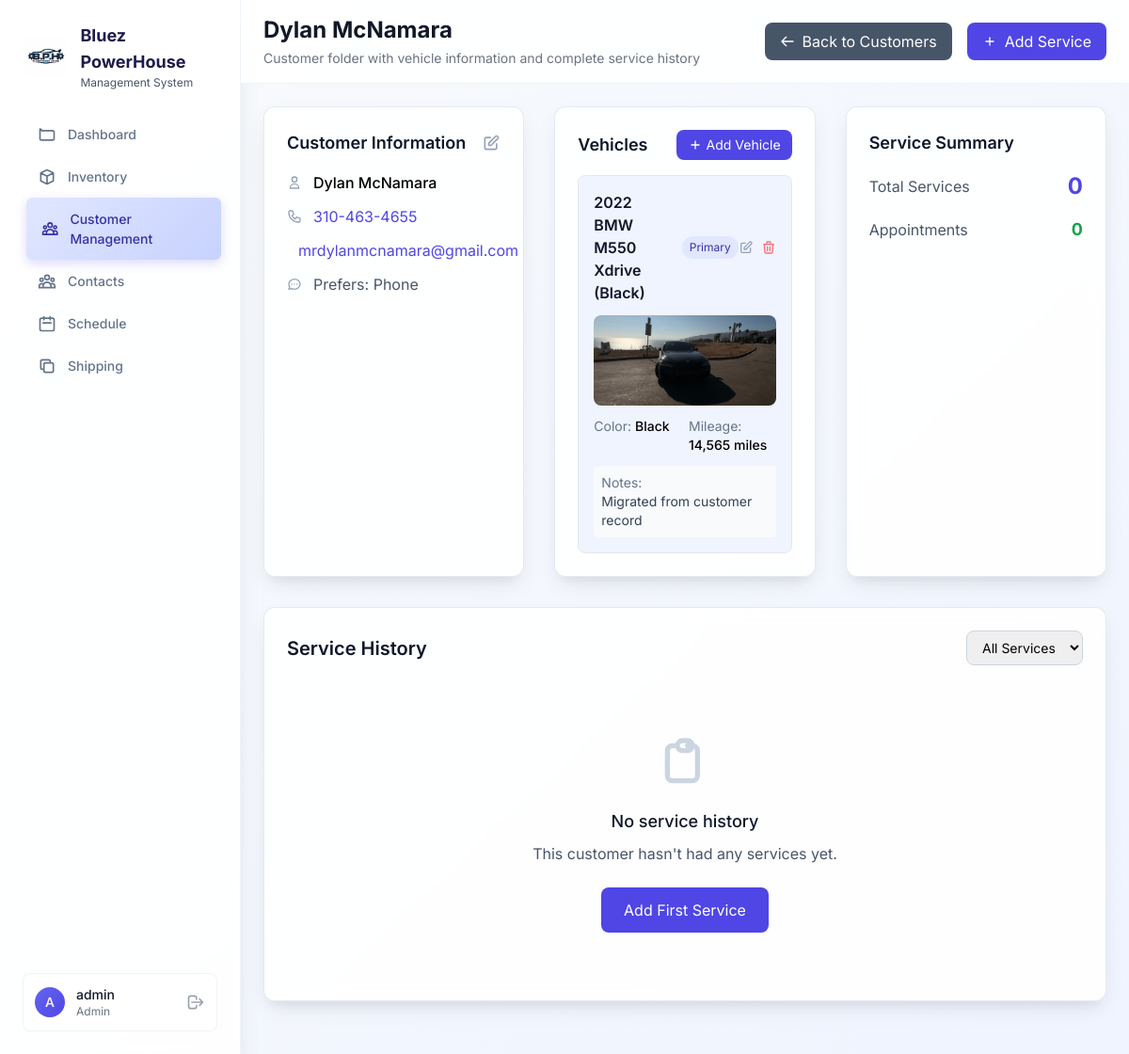
The app's page /customer/6 (signed in) with its own data.
### models.py (models this page shows, shortened)
class Contact(db.Model):
    __tablename__ = 'contacts'
    id = db.Column(db.Integer, primary_key=True)
    name = db.Column(db.String(200), nullable=False)
    company = db.Column(db.String(200))
    type = db.Column(db.String(20), nullable=False)  # supplier, customer, vendor
    email = db.Column(db.String(120))
    phone = db.Column(db.String(20))
    street = db.Column(db.String(200))
    city = db.Column(db.String(100))
    state = db.Column(db.String(50))
    zip_code = db.Column(db.String(20))
    vehicle_year = db.Column(db.Integer)
    vehicle_make = db.Column(db.String(50))
    vehicle_model = db.Column(db.String(50))
    vehicle_color = db.Column(db.String(30))
    vehicle_vin = db.Column(db.String(17))
    vehicle_license_plate = db.Column(db.String(20))
    vehicle_mileage = db.Column(db.Integer)
    vehicle_photo_url = db.Column(db.String(500))  # URL to vehicle photo
    vehicle_photo_filename = db.Column(db.String(255))  # Original filename
    folder_notes = db.Column(db.Text)  # General notes about the customer
    preferred_contact_method = db.Column(db.String(20))  # 'phone', 'email', 'text'
    is_active = db.Column(db.Boolean, default=True)
    created_at = db.Column(db.DateTime, default=datetime.utcnow)
    updated_at = db.Column(db.DateTime, default=datetime.utcnow, onupdate=datetime.utcnow)

class Vehicle(db.Model):
    __tablename__ = 'vehicles'
    id = db.Column(db.Integer, primary_key=True)
    customer_id = db.Column(db.Integer, db.ForeignKey('contacts.id'), nullable=False)
    year = db.Column(db.Integer)
    make = db.Column(db.String(50))
    model = db.Column(db.String(50))
    color = db.Column(db.String(30))
    vin = db.Column(db.String(17))
    license_plate = db.Column(db.String(20))
    mileage = db.Column(db.Integer)
    photo_url = db.Column(db.String(500))  # URL to vehicle photo
    photo_filename = db.Column(db.String(255))  # Original filename
    engine = db.Column(db.String(100))  # Engine type/size
    transmission = db.Column(db.String(50))  # Manual/Automatic
    fuel_type = db.Column(db.String(20))  # Gas/Diesel/Electric/Hybrid
    is_primary = db.Column(db.Boolean, default=False)  # Primary vehicle for customer
    is_active = db.Column(db.Boolean, default=True)
    notes = db.Column(db.Text)  # Special notes about this vehicle
    created_at = db.Column(db.DateTime, default=datetime.utcnow)
    updated_at = db.Column(db.DateTime, default=datetime.utcnow, onupdate=datetime.utcnow)
    customer = db.relationship('Contact', backref='vehicles')
    def get_display_name(self):
        parts = []
        if self.year:
            parts.append(str(self.year))
        if self.make:
            parts.append(self.make)
        if self.model:
            parts.append(self.model)
        if parts:
            vehicle_name = ' '.join(parts)
            if self.color:
                vehicle_name += f' ({self.color})'
            return vehicle_name
        return "Vehicle"

### app.py (the view)
    def decorated_function(*args, **kwargs):
        if 'user_id' not in session:
            flash('Please log in to access this page.', 'warning')
            return redirect(url_for('login'))
        return f(*args, **kwargs)

### templates/admin/customer_detail.html (shortened to what this page needs)
{% extends "base.html" %}
{% block page_title %}{{ customer.name }}{% endblock %}
{% block page_description %}Customer folder with vehicle information and complete service history{% endblock %}
{% block header_actions %}
<div class="flex items-center space-x-4">
    <a href="{{ url_for('customer_management') }}" class="bg-metallic-600 text-white px-4 py-2 rounded-lg hover:bg-metallic-700 transition-colors flex items-center space-x-2">
        <svg class="w-4 h-4" fill="none" stroke="currentColor" viewBox="0 0 24 24">
            <path stroke-linecap="round" stroke-linejoin="round" stroke-width="2" d="M10 19l-7-7m0 0l7-7m-7 7h18"/>
        </svg>
        <span>Back to Customers</span>
    </a>
    <button onclick="openAddServiceModal()" class="bg-bluez-600 text-white px-4 py-2 rounded-lg hover:bg-bluez-700 transition-colors flex items-center space-x-2">
        <svg class="w-4 h-4" fill="none" stroke="currentColor" viewBox="0 0 24 24">
            <path stroke-linecap="round" stroke-linejoin="round" stroke-width="2" d="M12 6v6m0 0v6m0-6h6m-6 0H6"/>
        </svg>
        <span>Add Service</span>
    </button>
</div>
{% endblock %}
{% block content %}
<div class="grid lg:grid-cols-3 gap-8 mb-8">
    <div class="card rounded-xl p-6">
        <div class="flex items-center justify-between mb-4">
            <h3 class="text-lg font-semibold text-metallic-900">Customer Information</h3>
            <button onclick="editCustomerInfo()" class="text-metallic-400 hover:text-bluez-600 transition-colors">
                <svg class="w-5 h-5" fill="none" stroke="currentColor" viewBox="0 0 24 24">
                    <path stroke-linecap="round" stroke-linejoin="round" stroke-width="2" d="M11 5H6a2 2 0 00-2 2v11a2 2 0 002 2h11a2 2 0 002-2v-5m-1.414-9.414a2 2 0 112.828 2.828L11.828 15H9v-2.828l8.586-8.586z"/>
                </svg>
            </button>
        </div>
        <div class="space-y-3">
            <div class="flex items-center">
                <svg class="w-4 h-4 mr-3 text-metallic-400" fill="none" stroke="currentColor" viewBox="0 0 24 24">
                    <path stroke-linecap="round" stroke-linejoin="round" stroke-width="2" d="M16 7a4 4 0 11-8 0 4 4 0 018 0zM12 14a7 7 0 00-7 7h14a7 7 0 00-7-7z"/>
                </svg>
                <span class="font-medium">{{ customer.name }}</span>
            </div>
            {% if customer.phone %}
            <div class="flex items-center">
                <a href="tel:{{ customer.phone }}" class="text-bluez-600 hover:text-bluez-800">{{ customer.phone }}</a>
            </div>
            {% endif %}
            {% if customer.email %}
            <div class="flex items-center">
                <a href="mailto:{{ customer.email }}" class="text-bluez-600 hover:text-bluez-800">{{ customer.email }}</a>
            </div>
            {% endif %}
            {% if customer.preferred_contact_method %}
            <div class="flex items-center">
                <span class="text-metallic-600">Prefers: {{ customer.preferred_contact_method.title() }}</span>
            </div>
            {% endif %}
        </div>
    </div>
    <div class="card rounded-xl p-6">
        <div class="flex items-center justify-between mb-4">
            <h3 class="text-lg font-semibold text-metallic-900">Vehicles</h3>
            <button onclick="openAddVehicleModal()" class="bg-bluez-600 text-white px-3 py-1.5 rounded-lg hover:bg-bluez-700 transition-colors flex items-center space-x-1 text-sm">
                <svg class="w-4 h-4" fill="none" stroke="currentColor" viewBox="0 0 24 24">
                    <path stroke-linecap="round" stroke-linejoin="round" stroke-width="2" d="M12 6v6m0 0v6m0-6h6m-6 0H6"/>
                </svg>
                <span>Add Vehicle</span>
            </button>
        </div>
        {% if vehicles %}
        <div class="space-y-4">
            {% for vehicle in vehicles %}
            <div class="border border-metallic-200 rounded-lg p-4 {% if vehicle.is_primary %}bg-bluez-50 border-bluez-300{% endif %}">
                <div class="flex items-center justify-between mb-3">
                    <div class="flex items-center space-x-2">
                        <h4 class="font-semibold text-metallic-900">{{ vehicle.get_display_name() }}</h4>
                        {% if vehicle.is_primary %}
                        <span class="bg-bluez-100 text-bluez-800 text-xs px-2 py-1 rounded-full">Primary</span>
                        {% endif %}
                    </div>
                    <div class="flex items-center space-x-2">
                        <button onclick="editVehicle({{ vehicle.id }})" class="text-metallic-400 hover:text-bluez-600 transition-colors">
                            <svg class="w-4 h-4" fill="none" stroke="currentColor" viewBox="0 0 24 24">
                                <path stroke-linecap="round" stroke-linejoin="round" stroke-width="2" d="M11 5H6a2 2 0 00-2 2v11a2 2 0 002 2h11a2 2 0 002-2v-5m-1.414-9.414a2 2 0 112.828 2.828L11.828 15H9v-2.828l8.586-8.586z"/>
                            </svg>
                        </button>
                        <button onclick="deleteVehicle({{ vehicle.id }})" class="text-red-400 hover:text-red-600 transition-colors">
                            <svg class="w-4 h-4" fill="none" stroke="currentColor" viewBox="0 0 24 24">
                                <path stroke-linecap="round" stroke-linejoin="round" stroke-width="2" d="M19 7l-.867 12.142A2 2 0 0116.138 21H7.862a2 2 0 01-1.995-1.858L5 7m5 4v6m4-6v6m1-10V4a1 1 0 00-1-1h-4a1 1 0 00-1 1v3M4 7h16"/>
                            </svg>
                        </button>
                    </div>
                </div>
                {% if vehicle.photo_url %}
                <div class="mb-3">
                    <img src="{{ vehicle.photo_url }}" alt="{{ vehicle.get_display_name() }}"
                         class="w-full h-24 object-cover rounded-lg">
                </div>
                {% endif %}
                <div class="grid grid-cols-2 gap-2 text-sm">
                    {% if vehicle.color %}
                    <div>
                        <span class="text-metallic-500">Color:</span>
                        <span class="font-medium">{{ vehicle.color }}</span>
                    </div>
                    {% endif %}
                    {% if vehicle.mileage %}
                    <div>
                        <span class="text-metallic-500">Mileage:</span>
                        <span class="font-medium">{{ "{:,}".format(vehicle.mileage) }} miles</span>
                    </div>
                    {% endif %}
                </div>
                {% if vehicle.notes %}
                <div class="mt-3 p-2 bg-metallic-50 rounded text-sm">
                    <span class="text-metallic-500">Notes:</span>
                    <p class="text-metallic-700">{{ vehicle.notes }}</p>
                </div>
                {% endif %}
            </div>
            {% endfor %}
        </div>
        {% endif %}
    </div>
    <div class="card rounded-xl p-6">
        <h3 class="text-lg font-semibold text-metallic-900 mb-4">Service Summary</h3>
        <div class="space-y-4">
            <div class="flex items-center justify-between">
                <span class="text-metallic-600">Total Services</span>
                <span class="font-bold text-2xl text-bluez-600">{{ service_records|length }}</span>
            </div>
            <div class="flex items-center justify-between">
                <span class="text-metallic-600">Appointments</span>
                <span class="font-bold text-lg text-green-600">{{ appointments|length }}</span>
            </div>
        </div>
    </div>
</div>
<div class="card rounded-xl p-6 mb-8">
    <div class="flex items-center justify-between mb-6">
        <h3 class="text-xl font-semibold text-metallic-900">Service History</h3>
        <div class="flex items-center space-x-4">
            <select id="serviceFilter" onchange="filterServices()" class="px-3 py-2 border border-metallic-300 rounded-lg text-sm">
                <option value="">All Services</option>
            </select>
        </div>
    </div>
    {% if service_records %}
    <div class="space-y-4" id="serviceHistory">
        {% for record in service_records %}
        <div class="service-record border border-metallic-200 rounded-lg p-4 hover:shadow-md transition-shadow"
             data-status="{{ record.status }}">
            <div class="flex items-start justify-between">
                <div class="flex-1">
                    <div class="flex items-center space-x-3 mb-2">
                        <h4 class="font-semibold text-metallic-900">{{ record.service_title }}</h4>
                        <span class="inline-flex items-center px-2.5 py-0.5 rounded-full text-xs font-medium
                                   {% if record.status == 'completed' %}bg-green-100 text-green-800
                                   {% elif record.status == 'scheduled' %}bg-blue-100 text-blue-800
                                   {% elif record.status == 'in-progress' %}bg-yellow-100 text-yellow-800
                                   {% else %}bg-metallic-100 text-metallic-800{% endif %}">
                            {{ record.status.title() }}
                        </span>
                    </div>
                    <div class="grid md:grid-cols-3 gap-4 text-sm text-metallic-600 mb-3">
                        <div class="flex items-center">
                            <svg class="w-4 h-4 mr-2" fill="none" stroke="currentColor" viewBox="0 0 24 24">
                                <path stroke-linecap="round" stroke-linejoin="round" stroke-width="2" d="M8 7V3m8 4V3m-9 8h10M5 21h14a2 2 0 002-2V7a2 2 0 00-2-2H5a2 2 0 00-2 2v12a2 2 0 002 2z"/>
                            </svg>
                            {{ record.service_date.strftime('%B %d, %Y') if record.service_date else 'No date' }}
                        </div>
                        {% if record.technician_name %}
                        <div class="flex items-center">
                            <svg class="w-4 h-4 mr-2" fill="none" stroke="currentColor" viewBox="0 0 24 24">
                                <path stroke-linecap="round" stroke-linejoin="round" stroke-width="2" d="M10.325 4.317c.426-1.756 2.924-1.756 3.35 0a1.724 1.724 0 002.573 1.066c1.543-.94 3.31.826 2.37 2.37a1.724 1.724 0 001.065 2.572c1.756.426 1.756 2.924 0 3.35a1.724 1.724 0 00-1.066 2.573c.94 1.543-.826 3.31-2.37 2.37a1.724 1.724 0 00-2.572 1.065c-.426 1.756-2.924 1.756-3.35 0a1.724 1.724 0 00-2.573-1.066c-1.543.94-3.31-.826-2.37-2.37a1.724 1.724 0 00-1.065-2.572c-1.756-.426-1.756-2.924 0-3.35a1.724 1.724 0 001.066-2.573c-.94-1.543.826-3.31 2.37-2.37.996.608 2.296.07 2.572-1.065z"/>
                                <path stroke-linecap="round" stroke-linejoin="round" stroke-width="2" d="M15 12a3 3 0 11-6 0 3 3 0 016 0z"/>
                            </svg>
                            {{ record.technician_name }}
                        </div>
                        {% endif %}
                        {% if record.total_cost %}
                        <div class="flex items-center">
                            <svg class="w-4 h-4 mr-2" fill="none" stroke="currentColor" viewBox="0 0 24 24">
                                <path stroke-linecap="round" stroke-linejoin="round" stroke-width="2" d="M12 8c-1.657 0-3 .895-3 2s1.343 2 3 2 3 .895 3 2-1.343 2-3 2m0-8c1.11 0 2.08.402 2.599 1M12 8V7m0 1v8m0 0v1m0-1c-1.11 0-2.08-.402-2.599-1"/>
                            </svg>
                            ${{ "%.2f"|format(record.total_cost) }}
                        </div>
                        {% endif %}
                    </div>
                    {% if record.service_description %}
                    <p class="text-sm text-metallic-600">{{ record.service_description }}</p>
                    {% endif %}
                </div>
                <div class="flex space-x-2">
                    <button onclick="viewServiceDetails({{ record.id }})" class="text-metallic-400 hover:text-bluez-600 transition-colors">
                        <svg class="w-5 h-5" fill="none" stroke="currentColor" viewBox="0 0 24 24">
                            <path stroke-linecap="round" stroke-linejoin="round" stroke-width="2" d="M15 12a3 3 0 11-6 0 3 3 0 016 0z"/>
                        </svg>
                    </button>
                </div>
            </div>
        </div>
        {% endfor %}
    </div>
    {% else %}
    <div class="text-center py-12">
        <svg class="w-16 h-16 mx-auto text-metallic-300 mb-4" fill="none" stroke="currentColor" viewBox="0 0 24 24">
            <path stroke-linecap="round" stroke-linejoin="round" stroke-width="2" d="M9 5H7a2 2 0 00-2 2v10a2 2 0 002 2h8a2 2 0 002-2V7a2 2 0 00-2-2h-2M9 5a2 2 0 002 2h2a2 2 0 002-2M9 5a2 2 0 012-2h2a2 2 0 012 2"/>
        </svg>
        <h4 class="text-lg font-medium text-metallic-900 mb-2">No service history</h4>
        <p class="text-metallic-600 mb-6">This customer hasn't had any services yet.</p>
        <button onclick="openAddServiceModal()" class="bg-bluez-600 text-white px-6 py-3 rounded-lg hover:bg-bluez-700 transition-colors">
            Add First Service
        </button>
    </div>
    {% endif %}
</div>
{% endblock %}

### records on screen
Contact: name "Dylan McNamara", phone "310-463-4655", email "mrdylanmcnamara@gmail.com", preferred_contact_method "Phone"
Vehicle: get_display_name "2022 BMW M550 Xdrive (Black)", is_primary "Primary", photo_url (picture), color "Black", mileage "14,565", notes "Migrated from customer record"

### other values on screen
{{ session.user.username[0].upper() if session.user else 'U' }} "A"
{{ session.user.username if session.user else 'User' }} "admin"
{{ session.user.role.title() if session.user else 'Employee' }} "Admin"
{{ service_records|length }} "0"
{{ appointments|length }} "0"
